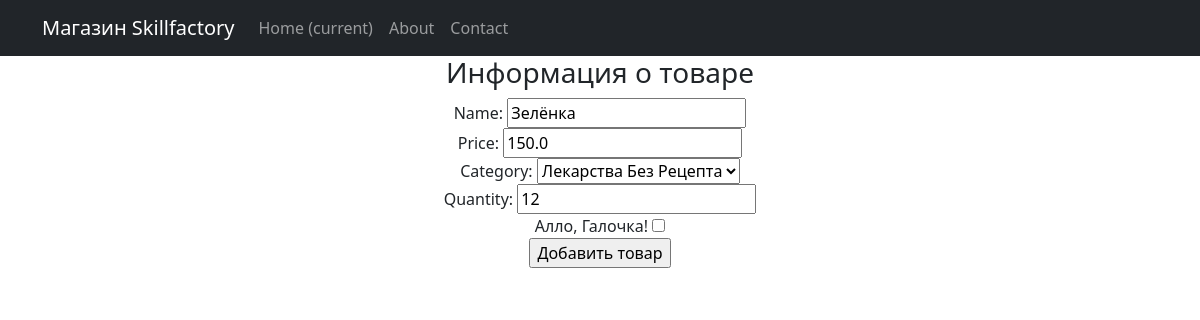
/products/create/3, run on the app's committed database.
### simpleapp/models.py (models this page shows, shortened)
class Product(models.Model):
    name = models.CharField(max_length=50, unique=True)
    description = models.TextField()
    quantity = models.IntegerField(validators=[MinValueValidator(0, 'Quantity should be >= 0')])
    category = models.ForeignKey('Category', on_delete=models.CASCADE)
    price = models.FloatField(validators=[MinValueValidator(0.0, 'Price should be >= 0.0')])

class Category(models.Model):
    name = models.CharField(max_length=100, unique=True)
    def __str__(self):
        return self.name.title()

### simpleapp/views.py (the view)
# urls.py: path('create/<int:pk>', ProductUpdateView.as_view(), name='product_update'),
class ProductUpdateView(UpdateView):
    template_name = 'product_create.html'
    form_class = ProductForm
    def get_object(self, **kwargs):
        id = self.kwargs.get('pk')
        return Product.objects.get(pk=id)

### simpleapp/forms.py
class ProductForm(ModelForm):
    check_box = BooleanField(label="Алло, Галочка!")
    class Meta:
        model = Product
        fields = ['name', 'price', 'category', 'quantity', 'check_box']

### templates/product_create.html (shortened to what this page needs)
{% extends 'flatpages/default.html' %}
{% block content %}
<h3>Информация о товаре</h3>
<form method="POST">
    {{ form }}
    <input type="submit" value="Добавить товар">
</form>
{% endblock content %}

### data on the page
Product: name "Зелёнка", price "150.0", category "Лекарства Без Рецепта", quantity "12"
